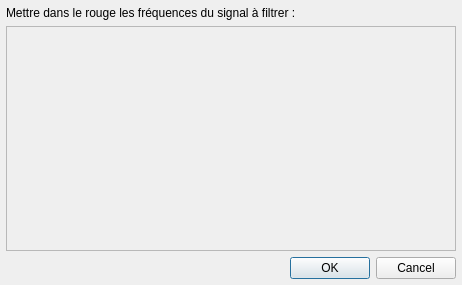
<?xml version="1.0" encoding="UTF-8"?>
<ui version="4.0">
 <class>DialogFilterFrequencies</class>
 <widget class="QDialog" name="DialogFilterFrequencies">
  <property name="windowModality">
   <enum>Qt::ApplicationModal</enum>
  </property>
  <property name="geometry">
   <rect>
    <x>0</x>
    <y>0</y>
    <width>462</width>
    <height>285</height>
   </rect>
  </property>
  <property name="windowTitle">
   <string>Filtrer fréquences</string>
  </property>
  <property name="windowIcon">
   <iconset resource="../ressources.qrc">
    <normaloff>:/icones/icon</normaloff>:/icones/icon</iconset>
  </property>
  <layout class="QGridLayout" name="gridLayout">
   <property name="leftMargin">
    <number>6</number>
   </property>
   <property name="topMargin">
    <number>6</number>
   </property>
   <property name="rightMargin">
    <number>6</number>
   </property>
   <property name="bottomMargin">
    <number>6</number>
   </property>
   <item row="1" column="0" rowspan="3" colspan="2">
    <widget class="QFrame" name="frame">
     <property name="sizePolicy">
      <sizepolicy hsizetype="Expanding" vsizetype="Expanding">
       <horstretch>0</horstretch>
       <verstretch>0</verstretch>
      </sizepolicy>
     </property>
     <property name="frameShape">
      <enum>QFrame::StyledPanel</enum>
     </property>
     <property name="frameShadow">
      <enum>QFrame::Sunken</enum>
     </property>
     <layout class="QGridLayout" name="gridLayout_2">
      <property name="leftMargin">
       <number>0</number>
      </property>
      <property name="topMargin">
       <number>0</number>
      </property>
      <property name="rightMargin">
       <number>0</number>
      </property>
      <property name="bottomMargin">
       <number>0</number>
      </property>
      <item row="0" column="0">
       <widget class="GraphFilterFrequencies" name="graphFilterFrequencies" native="true"/>
      </item>
     </layout>
    </widget>
   </item>
   <item row="4" column="0" colspan="2">
    <widget class="QDialogButtonBox" name="buttonBox">
     <property name="orientation">
      <enum>Qt::Horizontal</enum>
     </property>
     <property name="standardButtons">
      <set>QDialogButtonBox::Cancel|QDialogButtonBox::Ok</set>
     </property>
    </widget>
   </item>
   <item row="0" column="0">
    <widget class="QLabel" name="label">
     <property name="sizePolicy">
      <sizepolicy hsizetype="Preferred" vsizetype="Maximum">
       <horstretch>0</horstretch>
       <verstretch>0</verstretch>
      </sizepolicy>
     </property>
     <property name="text">
      <string>Mettre dans le rouge les fréquences du signal à filtrer :</string>
     </property>
    </widget>
   </item>
  </layout>
 </widget>
 <customwidgets>
  <customwidget>
   <class>GraphFilterFrequencies</class>
   <extends>QWidget</extends>
   <header>dialog_filter_frequencies.h</header>
   <container>1</container>
  </customwidget>
 </customwidgets>
 <resources>
  <include location="../ressources.qrc"/>
 </resources>
 <connections>
  <connection>
   <sender>buttonBox</sender>
   <signal>accepted()</signal>
   <receiver>DialogFilterFrequencies</receiver>
   <slot>accept()</slot>
   <hints>
    <hint type="sourcelabel">
     <x>248</x>
     <y>254</y>
    </hint>
    <hint type="destinationlabel">
     <x>157</x>
     <y>274</y>
    </hint>
   </hints>
  </connection>
  <connection>
   <sender>buttonBox</sender>
   <signal>rejected()</signal>
   <receiver>DialogFilterFrequencies</receiver>
   <slot>reject()</slot>
   <hints>
    <hint type="sourcelabel">
     <x>316</x>
     <y>260</y>
    </hint>
    <hint type="destinationlabel">
     <x>286</x>
     <y>274</y>
    </hint>
   </hints>
  </connection>
 </connections>
</ui>
